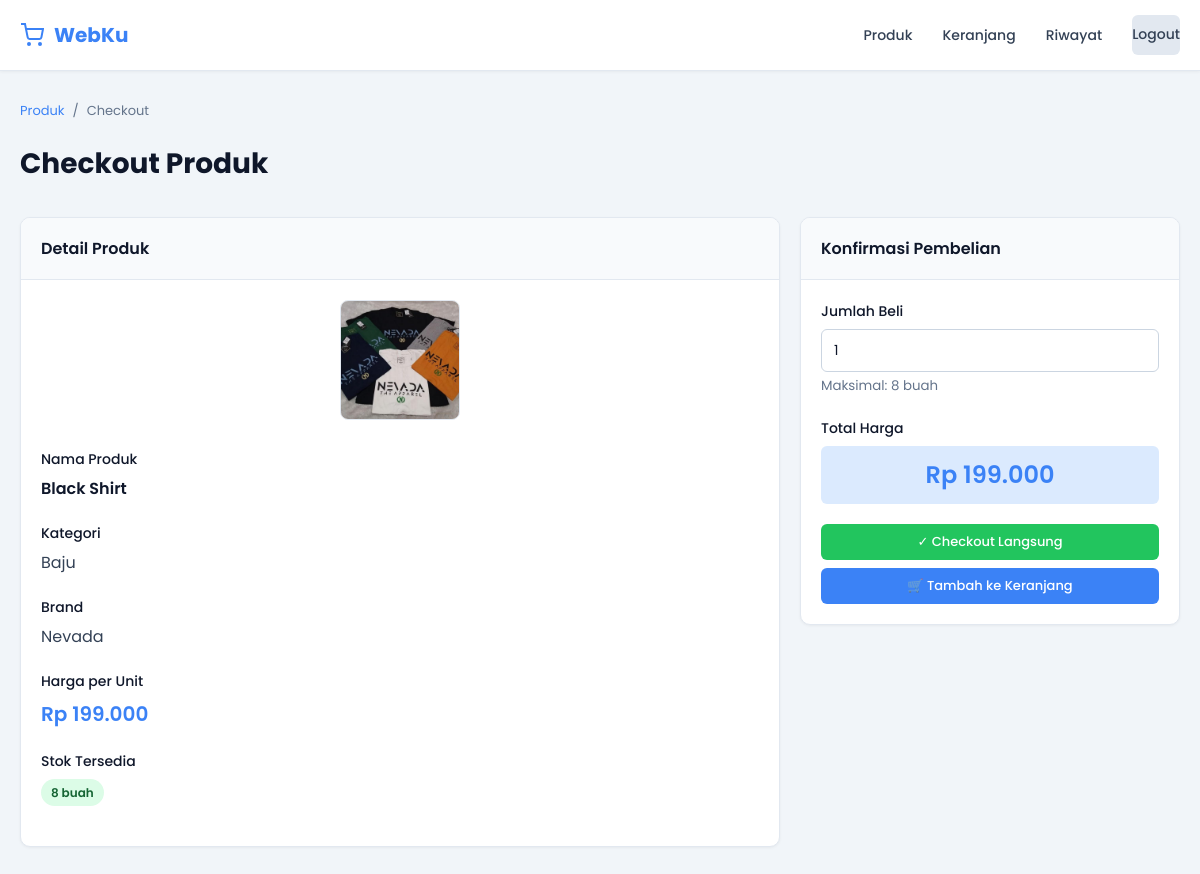
The page /checkout.php?id=15 (signed in) on the database its author committed.
### tables this page shows
CREATE TABLE `products` (
  `id` int(11) NOT NULL,
  `nama_produk` varchar(255) NOT NULL,
  `harga` int(255) NOT NULL,
  `stok` int(255) NOT NULL,
  `id_kategori` int(11) NOT NULL,
  `id_brand` int(11) NOT NULL,
  `foto_produk` varchar(255) NOT NULL
);

CREATE TABLE `kategori` (
  `id_kategori` int(11) NOT NULL,
  `nama_kategori` varchar(255) NOT NULL
);

CREATE TABLE `brand` (
  `id_brand` int(11) NOT NULL,
  `nama_brand` varchar(255) NOT NULL
);

### checkout.php (the view, shortened to what this page needs)
<?php
include "config/koneksi.php";
$id = $_GET['id'];
$data = mysqli_query($conn,
"SELECT products.*, kategori.nama_kategori, brand.nama_brand
FROM products
LEFT JOIN kategori ON products.id_kategori=kategori.id_kategori
LEFT JOIN brand ON products.id_brand=brand.id_brand
WHERE products.id='$id'");
$row = mysqli_fetch_assoc($data);
$error = "";
?>
<!DOCTYPE html>
<html lang="id">
<head>
    <link rel="stylesheet" href="css/style.css">
</head>
<body>
<?php include "includes/navbar.php"; ?>
<div class="container">
    <div class="breadcrumb mb-4">
        <a href="dashboard.php">Produk</a>
        <span>/</span>
        <span>Checkout</span>
    </div>
    <div class="page-header">
        <h1 class="page-title">Checkout Produk</h1>
    </div>
    <div class="grid-row">
        <div>
            <div class="card">
                <div class="card-header">Detail Produk</div>
                <div class="card-body">
                    <?php if(!empty($row['foto_produk']) && file_exists('uploads/'.$row['foto_produk'])): ?>
                        <div style="text-align: center; margin-bottom: 20px;">
                            <img src="uploads/<?php echo $row['foto_produk']; ?>" class="img-product" alt="<?php echo $row['nama_produk']; ?>">
                        </div>
                    <?php endif; ?>
                    <div class="form-group">
                        <label class="form-label">Nama Produk</label>
                        <p class="font-semibold" style="font-size: 16px; color: #0f172a; margin: 0;">
                            <?php echo $row['nama_produk']; ?>
                        </p>
                    </div>
                    <div class="form-group">
                        <label class="form-label">Kategori</label>
                        <p style="color: #334155; margin: 0;">
                            <?php echo !empty($row['nama_kategori']) ? $row['nama_kategori'] : '<span class="text-muted">-</span>'; ?>
                        </p>
                    </div>
                    <div class="form-group">
                        <label class="form-label">Brand</label>
                        <p style="color: #334155; margin: 0;">
                            <?php echo !empty($row['nama_brand']) ? $row['nama_brand'] : '<span class="text-muted">-</span>'; ?>
                        </p>
                    </div>
                    <div class="form-group">
                        <label class="form-label">Harga per Unit</label>
                        <p class="font-semibold text-info" style="font-size: 20px; margin: 0;">
                            Rp <?php echo number_format($row['harga'], 0, ',', '.'); ?>
                        </p>
                    </div>
                    <div class="form-group">
                        <label class="form-label">Stok Tersedia</label>
                        <p style="margin: 0;">
                            <?php if($row['stok'] > 0): ?>
                                <span class="badge badge-success"><?php echo $row['stok']; ?> buah</span>
                            <?php else: ?>
                                <span class="badge badge-danger">Stok Habis</span>
                            <?php endif; ?>
                        </p>
                    </div>
                </div>
            </div>
        </div>
        <div>
            <div class="card">
                <div class="card-header">Konfirmasi Pembelian</div>
                <div class="card-body">
                    <?php if(empty($error) || ($row && $row['stok'] > 0)): ?>
                    <form method="POST">
                        <div class="form-group">
                            <label class="form-label">Jumlah Beli</label>
                            <input
                                type="number"
                                name="jumlah"
                                class="form-control"
                                min="1"
                                max="<?php echo $row['stok']; ?>"
                                value="1"
                                required
                            >
                            <small class="text-muted">Maksimal: <?php echo $row['stok']; ?> buah</small>
                        </div>
                        <div class="form-group">
                            <label class="form-label">Total Harga</label>
                            <div id="total-harga" class="font-semibold text-info" style="font-size: 24px; padding: 10px; background: #dbeafe; border-radius: 6px; text-align: center;">
                                Rp <?php echo number_format($row['harga'], 0, ',', '.'); ?>
                            </div>
                        </div>
                        <div class="btn-group">
                            <button type="submit" name="checkout" class="btn btn-success btn-block">
                                ✓ Checkout Langsung
                            </button>
                            <button type="submit" name="tambah_keranjang" class="btn btn-primary btn-block">
                                🛒 Tambah ke Keranjang
                            </button>
                        </div>
                    </form>
                    <?php endif; ?>
                </div>
            </div>
        </div>
    </div>
</div>
</body>
</html>

### css/style.css (style rules this page uses)
* { margin: 0; padding: 0; box-sizing: border-box; }
html, body { font-family: 'Poppins', sans-serif; background-color: #f1f5f9; color: #334155; line-height: 1.6; }
a { text-decoration: none; color: inherit; }
.container { max-width: 1400px; margin: 0 auto; padding: 30px 20px; }
.page-header { margin-bottom: 30px; }
.page-title { font-size: 28px; font-weight: 700; color: #0f172a; margin-bottom: 5px; }
.breadcrumb { display: flex; gap: 8px; font-size: 13px; color: #64748b; margin-bottom: 20px; }
.breadcrumb a { color: #3b82f6; transition: color 0.3s ease; }
.grid-row { display: grid; grid-template-columns: 2fr 1fr; gap: 20px; }
.card { background-color: #ffffff; border-radius: 10px; border: 1px solid #e2e8f0; overflow: hidden; box-shadow: 0 1px 3px 0 rgba(0, 0, 0, 0.05); transition: box-shadow 0.3s ease, border-color 0.3s ease; }
.card-header { background-color: #f8fafc; border-bottom: 1px solid #e2e8f0; padding: 18px 20px; font-weight: 600; font-size: 16px; color: #0f172a; display: flex; justify-content: space-between; align-items: center; }
.card-body { padding: 20px; }
.btn { display: inline-flex; align-items: center; justify-content: center; gap: 6px; padding: 8px 16px; border: none; border-radius: 6px; font-family: 'Poppins', sans-serif; font-weight: 500; font-size: 13px; cursor: pointer; transition: all 0.3s ease; white-space: nowrap; text-decoration: none; display: inline-flex; }
.btn-primary { background-color: #3b82f6; color: #ffffff; }
.btn-success { background-color: #22c55e; color: #ffffff; }
.btn-block { width: 100%; }
.btn-group { display: flex; gap: 8px; flex-wrap: wrap; }
.form-group { margin-bottom: 20px; }
.form-label { display: block; margin-bottom: 6px; font-weight: 500; font-size: 14px; color: #0f172a; }
.form-control { width: 100%; padding: 10px 12px; border: 1px solid #cbd5e1; border-radius: 6px; font-family: 'Poppins', sans-serif; font-size: 14px; color: #0f172a; transition: border-color 0.3s ease, box-shadow 0.3s ease; }
.form-control::placeholder { color: #94a3b8; }
.badge { display: inline-block; padding: 4px 10px; border-radius: 20px; font-size: 12px; font-weight: 600; }
.badge-disetujui, .badge-success { background-color: #dcfce7; color: #166534; }
.img-product { width: 120px; height: 120px; object-fit: cover; border-radius: 8px; border: 1px solid #e2e8f0; }
.mb-4 { margin-bottom: 20px; }
.text-muted { color: #64748b; }
.text-info { color: #3b82f6; }
.font-semibold { font-weight: 600; }

### rows shown on the page
products: foto_produk (picture), nama_produk "Black Shirt", id_kategori.nama_kategori "Baju", id_brand.nama_brand "Nevada", harga "199.000", stok "8"
